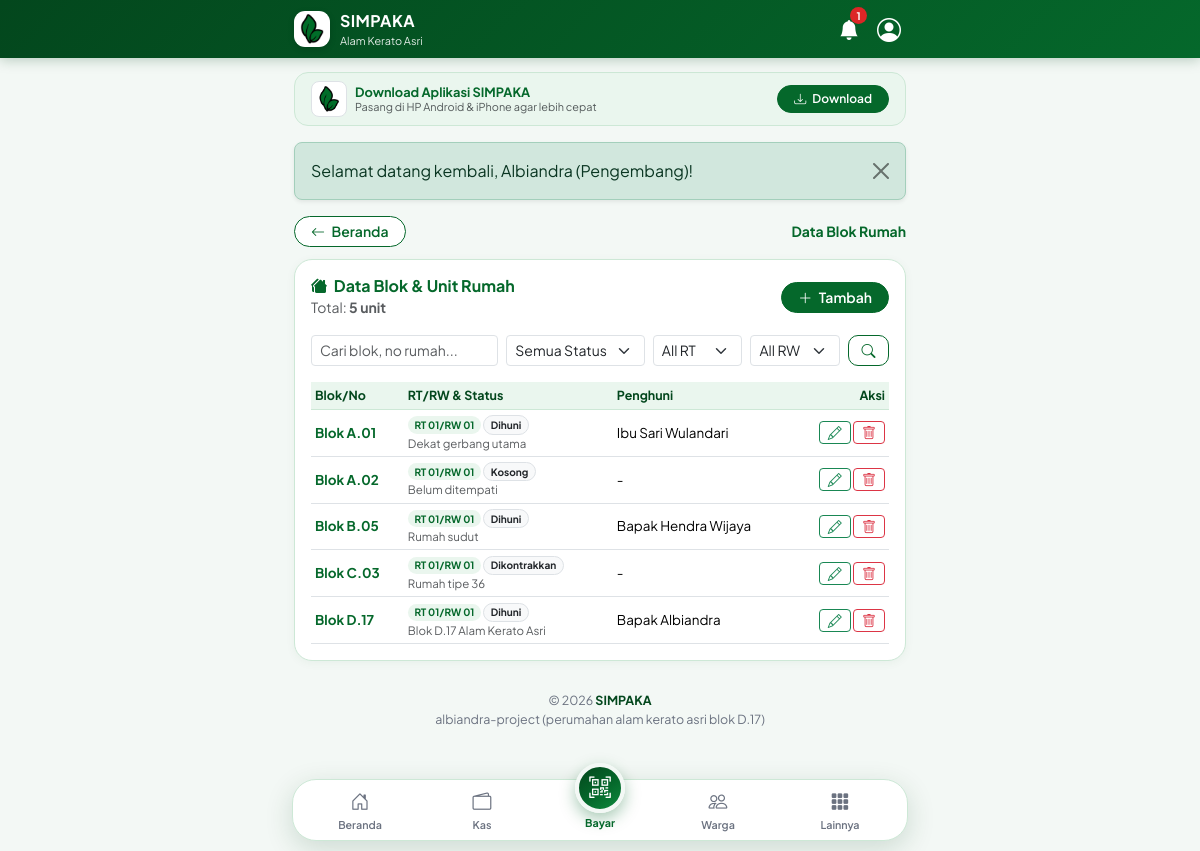
Before: /admin/blok_rumah.php (signed in) with the older database file.
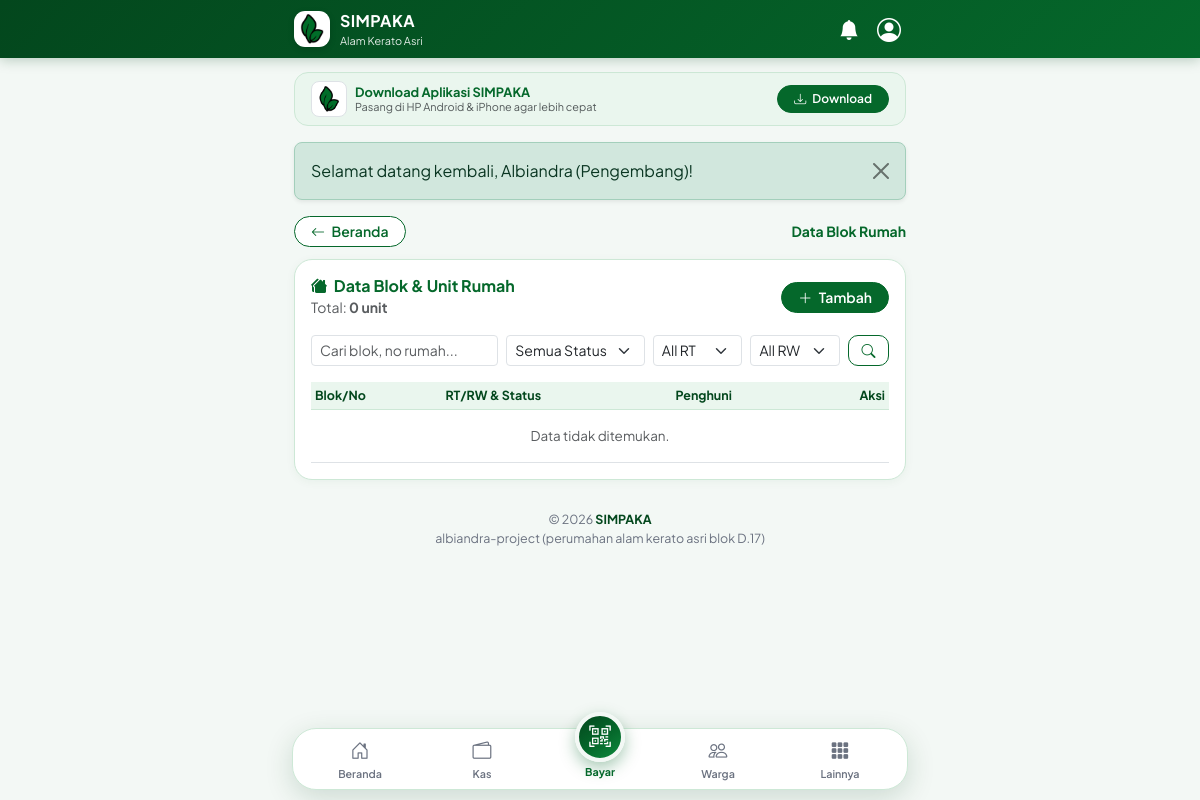
After: the same page with the newer database file.
### tables this page shows
CREATE TABLE `users` (
  `id` INT UNSIGNED NOT NULL AUTO_INCREMENT,
  `nama_lengkap` VARCHAR(120) NOT NULL,
  `no_hp` VARCHAR(20) NOT NULL,
  `username` VARCHAR(60) DEFAULT NULL,
  `password_hash` VARCHAR(255) NOT NULL,
  `role` ENUM('super_admin', 'admin', 'warga') NOT NULL DEFAULT 'warga',
  `rt` VARCHAR(10) DEFAULT NULL,
  `rw` VARCHAR(10) DEFAULT NULL,
  `status_aktif` TINYINT(1) NOT NULL DEFAULT 1,
  `created_at` TIMESTAMP NOT NULL DEFAULT CURRENT_TIMESTAMP,
  PRIMARY KEY (`id`),
  UNIQUE KEY `uk_users_no_hp` (`no_hp`),
  UNIQUE KEY `uk_users_username` (`username`)
);

CREATE TABLE `blok_rumah` (
  `id` INT UNSIGNED NOT NULL AUTO_INCREMENT,
  `nama_blok` VARCHAR(20) NOT NULL,
  `nomor_rumah` VARCHAR(20) NOT NULL,
  `rt` VARCHAR(10) NOT NULL DEFAULT '01',
  `rw` VARCHAR(10) NOT NULL DEFAULT '01',
  `status_hunian` ENUM('dihuni', 'kosong', 'dikontrakkan') NOT NULL DEFAULT 'dihuni',
  `keterangan` VARCHAR(255) DEFAULT NULL,
  `created_at` TIMESTAMP NOT NULL DEFAULT CURRENT_TIMESTAMP,
  PRIMARY KEY (`id`),
  UNIQUE KEY `uk_blok_nomor` (`nama_blok`, `nomor_rumah`)
);

### config/app.php (called while the page is built, shortened)
<?php
function base_url(string $path = ''): string
{
    $path = ltrim($path, '/');
    if ($path !== '') {
        $path = preg_replace('/^index\.php(?=$|[?#])/', '', $path) ?? $path;
        $path = preg_replace('/\.php(?=$|[?#])/', '', $path) ?? $path;
    }
    if ($path === '') {
        return BASE_PATH . '/';
    }
    return BASE_PATH . '/' . $path;
}

### helpers/format.php (called while the page is built, shortened)
<?php
function e(?string $str): string
{
    return htmlspecialchars($str ?? '', ENT_QUOTES, 'UTF-8');
}

### config/database.php (called while the page is built, shortened)
<?php
function db(): PDO
{
    static $pdo = null;
    if ($pdo instanceof PDO) {
        return $pdo;
    }
    $dsn = sprintf('mysql:host=%s;dbname=%s;charset=%s', DB_HOST, DB_NAME, DB_CHARSET);
    try {
        $pdo = new PDO($dsn, DB_USER, DB_PASS, [
            PDO::ATTR_ERRMODE            => PDO::ERRMODE_EXCEPTION,
            PDO::ATTR_DEFAULT_FETCH_MODE => PDO::FETCH_ASSOC,
            PDO::ATTR_EMULATE_PREPARES   => false,
        ]);
    } catch (PDOException $e) {
        http_response_code(500);
        die('<div style="font-family:sans-serif;padding:24px;max-width:600px;margin:40px auto;border:1px solid #c8e6c9;border-radius:12px;background:#f1f8e9;">
            <h2 style="color:#1b5e20;margin-top:0;">Koneksi Database SIMPAKA Gagal</h2>
            <p>Pastikan MySQL di XAMPP sudah aktif dan file <code>database.sql</code> sudah di-import ke database <strong>simpaka_db</strong>.</p>
            <small style="color:#555;">Detail: ' . htmlspecialchars($e->getMessage()) . '</small>
        </div>');
    }
    return $pdo;
}

### config/auth.php (called while the page is built, shortened)
<?php
require_once __DIR__ . '/app.php';
require_once __DIR__ . '/database.php';
function current_user(): ?array
{
    static $cachedUser = null;
    if ($cachedUser !== null && (int)$cachedUser['id'] === (int)$_SESSION['user_id']) {
        return $cachedUser;
    }
    $stmt = db()->prepare('
        SELECT u.*, wp.blok_rumah_id, wp.status_ktp, wp.asal_domisili, wp.status_penghuni,
               b.nama_blok, b.nomor_rumah
        FROM users u
        LEFT JOIN warga_profil wp ON wp.user_id = u.id
        LEFT JOIN blok_rumah b ON b.id = wp.blok_rumah_id
        WHERE u.id = ? AND u.status_aktif = 1
        LIMIT 1
    ');
    $stmt->execute([$_SESSION['user_id']]);
    $user = $stmt->fetch();
    $cachedUser = $user;
    return $cachedUser;
}
function require_login(): array
{
    $user = current_user();
    return $user;
}
function require_role(array $allowedRoles): array
{
    $user = require_login();
    return $user;
}
function is_admin_or_super(?array $user = null): bool
{
    $u = $user ?? current_user();
    return $u !== null && in_array($u['role'], ['super_admin', 'admin'], true);
}

### helpers/notification.php (called while the page is built, shortened)
<?php
require_once __DIR__ . '/../config/database.php';
require_once __DIR__ . '/format.php';
function count_unread_notifications(int $userId): int
{
    $stmt = db()->prepare('
        SELECT COUNT(*) FROM notifikasi n
        WHERE (n.user_id = ? AND n.is_read = 0)
           OR (n.user_id IS NULL AND NOT EXISTS (
               SELECT 1 FROM notifikasi_baca nb WHERE nb.notifikasi_id = n.id AND nb.user_id = ?
           ))
    ');
    $stmt->execute([$userId, $userId]);
    return (int)$stmt->fetchColumn();
}

### admin/blok_rumah.php (the view, shortened to what the changed rows need)
<?php
require_once __DIR__ . '/../config/auth.php';
$user = require_role(['super_admin', 'admin']);
$pdo  = db();
$perPage      = 10;
$page         = max(1, (int)($_GET['page'] ?? 1));
$offset       = ($page - 1) * $perPage;
$where  = ' WHERE 1=1';
$params = [];
$countStmt = $pdo->prepare("SELECT COUNT(*) FROM blok_rumah b {$where}");
$countStmt->execute($params);
$totalRows  = (int)$countStmt->fetchColumn();
$sql = "
    SELECT b.*,
           GROUP_CONCAT(u.nama_lengkap SEPARATOR ', ') AS nama_penghuni
    FROM blok_rumah b
    LEFT JOIN warga_profil wp ON wp.blok_rumah_id = b.id
    LEFT JOIN users u ON u.id = wp.user_id AND u.status_aktif = 1
    {$where}
    GROUP BY b.id
    ORDER BY b.nama_blok ASC, b.nomor_rumah ASC
    LIMIT {$perPage} OFFSET {$offset}
";
$stmt = $pdo->prepare($sql);
$stmt->execute($params);
$blokList  = $stmt->fetchAll();
require_once __DIR__ . '/../includes/header.php';
?>
<div class="aka-card p-3">
  <div class="d-flex justify-content-between align-items-center gap-2 mb-3">
    <div>
      <h1 class="h6 fw-bold text-success mb-0"><i class="bi bi-houses-fill me-1"></i> Data Blok & Unit Rumah</h1>
      <small class="text-muted">
        Total: <strong><?= $totalRows ?> unit</strong>
      </small>
    </div>
  </div>
  <div class="table-responsive">
    <table class="table table-sm table-aka mb-0">
      <thead>
        <tr>
          <th>Blok/No</th>
          <th>RT/RW & Status</th>
          <th>Penghuni</th>
          <th class="text-end">Aksi</th>
        </tr>
      </thead>
      <tbody>
        <?php if (empty($blokList)): ?>
          <tr><td colspan="4" class="text-center text-muted py-3">Data tidak ditemukan.</td></tr>
        <?php endif; ?>
        <?php foreach ($blokList as $b): ?>
          <tr>
            <td class="fw-bold text-success text-nowrap">Blok <?= e($b['nama_blok']) ?>.<?= e($b['nomor_rumah']) ?></td>
            <td>
              <span class="badge bg-success-subtle text-success rounded-pill">RT <?= e($b['rt']) ?>/RW <?= e($b['rw']) ?></span>
              <span class="badge bg-light text-dark border rounded-pill"><?= e(ucfirst($b['status_hunian'])) ?></span>
              <?php if (!empty($b['keterangan'])): ?>
                <div class="text-muted" style="font-size:0.72rem;"><?= e($b['keterangan']) ?></div>
              <?php endif; ?>
            </td>
            <td><?= e($b['nama_penghuni'] ?: '-') ?></td>
            <td class="text-end text-nowrap">
              <button type="button" class="btn btn-sm btn-outline-success py-0 px-2"
                onclick='openBlokModal(<?= json_encode($b, JSON_HEX_APOS | JSON_HEX_QUOT) ?>)'>
                <i class="bi bi-pencil"></i>
              </button>
              <form method="post" class="d-inline" onsubmit="return confirm('Hapus blok rumah ini?');">
                <button type="submit" class="btn btn-sm btn-outline-danger py-0 px-2"><i class="bi bi-trash"></i></button>
              </form>
            </td>
          </tr>
        <?php endforeach; ?>
      </tbody>
    </table>
  </div>
</div>
<?php require_once __DIR__ . '/../includes/footer.php'; ?>

### includes/header.php (shortened to what the changed rows need)
<?php
require_once __DIR__ . '/../config/app.php';
require_once __DIR__ . '/../config/database.php';
require_once __DIR__ . '/../config/auth.php';
require_once __DIR__ . '/../helpers/format.php';
require_once __DIR__ . '/../helpers/notification.php';
$user        = current_user();
$unreadCount = $user ? count_unread_notifications((int)$user['id']) : 0;
?>
<!doctype html>
<html lang="id">
<head>
  <link href="https://cdn.jsdelivr.net/npm/bootstrap@5.3.3/dist/css/bootstrap.min.css" rel="stylesheet">
  <link href="https://cdn.jsdelivr.net/npm/bootstrap-icons@1.11.3/font/bootstrap-icons.min.css" rel="stylesheet">
  <link href="<?= e(base_url('assets/css/simpaka.css')) ?>" rel="stylesheet">
</head>
<body>
<header class="aka-topbar">
  <div class="aka-topbar-inner">
    <div class="d-flex align-items-center gap-2">
      <?php if ($user): ?>
        <?php $notifUrl = is_admin_or_super($user) ? base_url('warga/notifikasi.php') : base_url('warga/notifikasi.php'); ?>
        <a href="<?= e($notifUrl) ?>" class="btn btn-sm text-white position-relative p-1" title="Notifikasi">
          <i class="bi bi-bell-fill fs-5"></i>
          <?php if ($unreadCount > 0): ?>
            <span class="notif-badge"><?= $unreadCount > 99 ? '99+' : $unreadCount ?></span>
          <?php endif; ?>
        </a>
      <?php else: ?>
        <a href="<?= e(base_url('login.php')) ?>" class="btn btn-sm btn-light text-success fw-semibold rounded-pill px-3">
          <i class="bi bi-box-arrow-in-right me-1"></i> Login
        </a>
      <?php endif; ?>
    </div>
  </div>
</header>
<main class="app-container">

Changed rows visible on the page:
no longer on this page (row unchanged): users: id "1"
removed blok_rumah: nama_blok "A", nomor_rumah "01", rt "01", rw "01", status_hunian "Dihuni", keterangan "Dekat gerbang utama", nama_penghuni "Ibu Sari Wulandari"
removed blok_rumah: nama_blok "A", nomor_rumah "02", rt "01", rw "01", status_hunian "Kosong", keterangan "Belum ditempati", nama_penghuni "-"
removed blok_rumah: nama_blok "B", nomor_rumah "05", rt "01", rw "01", status_hunian "Dihuni", keterangan "Rumah sudut", nama_penghuni "Bapak Hendra Wijaya"
removed blok_rumah: nama_blok "C", nomor_rumah "03", rt "01", rw "01", status_hunian "Dikontrakkan", keterangan "Rumah tipe 36", nama_penghuni "-"
removed blok_rumah: nama_blok "D", nomor_rumah "17", rt "01", rw "01", status_hunian "Dihuni", keterangan "Blok D.17 Alam Kerato Asri", nama_penghuni "Bapak Albiandra"
Other visible differences:
$totalRows: "5" → "0"
text now shown: "Data tidak ditemukan."
